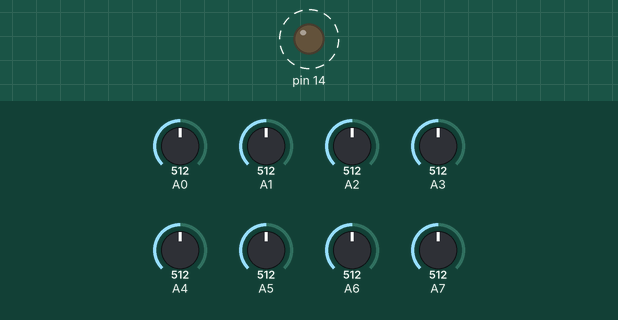
Bench run of a sketch on a simulated Arduino Uno, built with avr-gcc and run on an emulated ATmega328P. On the bench: output pins drawn as LEDs (lit = HIGH). Dashed ring = blinking. The test bench sets the inputs (shaded band); at power-on: A0 = 512, A1 = 512, A2 = 512, A3 = 512, A4 = 512, A5 = 512, A6 = 512, A7 = 512.

Above: at 0.12 s.
Timing chart, 0 to 3.0 s (numbered marks = the images above):
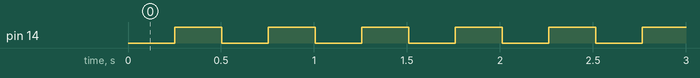

Measured:
- by itself, pin 14: alternates HIGH for 0.25 s and LOW for 0.25 s

The sketch:

SAMD21E18A_Arduino_Test.ino
```cpp
void setup() {
  // put your setup code here, to run once:
  pinMode(2, INPUT);
  pinMode(3, INPUT);
  pinMode(4, INPUT);
  pinMode(5, INPUT);
  pinMode(6, INPUT);
  pinMode(7, INPUT);
  pinMode(8, INPUT);
  pinMode(9, INPUT);
  pinMode(10, INPUT);
  pinMode(11, INPUT);
  pinMode(14, OUTPUT);
}

void loop() {
  delay(250);
  Serial.println("Hey");
  digitalWrite(14, HIGH);

  delay(250);
  Serial.println(analogRead(2));
  Serial.println(analogRead(3));
  Serial.println(analogRead(4));
  Serial.println(analogRead(5));
  Serial.println(analogRead(6));
  Serial.println(analogRead(7));
  Serial.println(analogRead(8));
  Serial.println(analogRead(9));
  Serial.println(analogRead(10));
  Serial.println(analogRead(11));
  digitalWrite(14, LOW);
}
```
